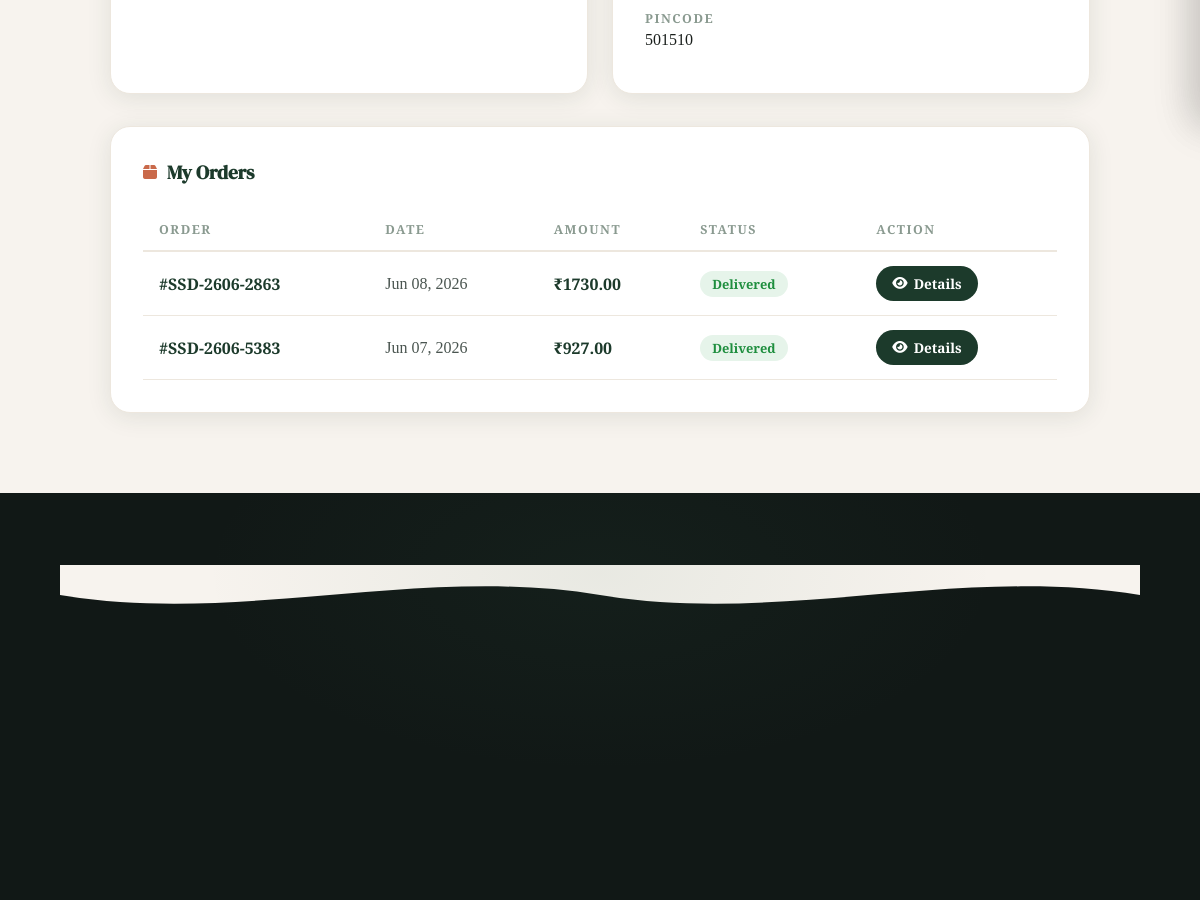
/profile/ (signed in, middle part), run on an earlier commit of the app's database.
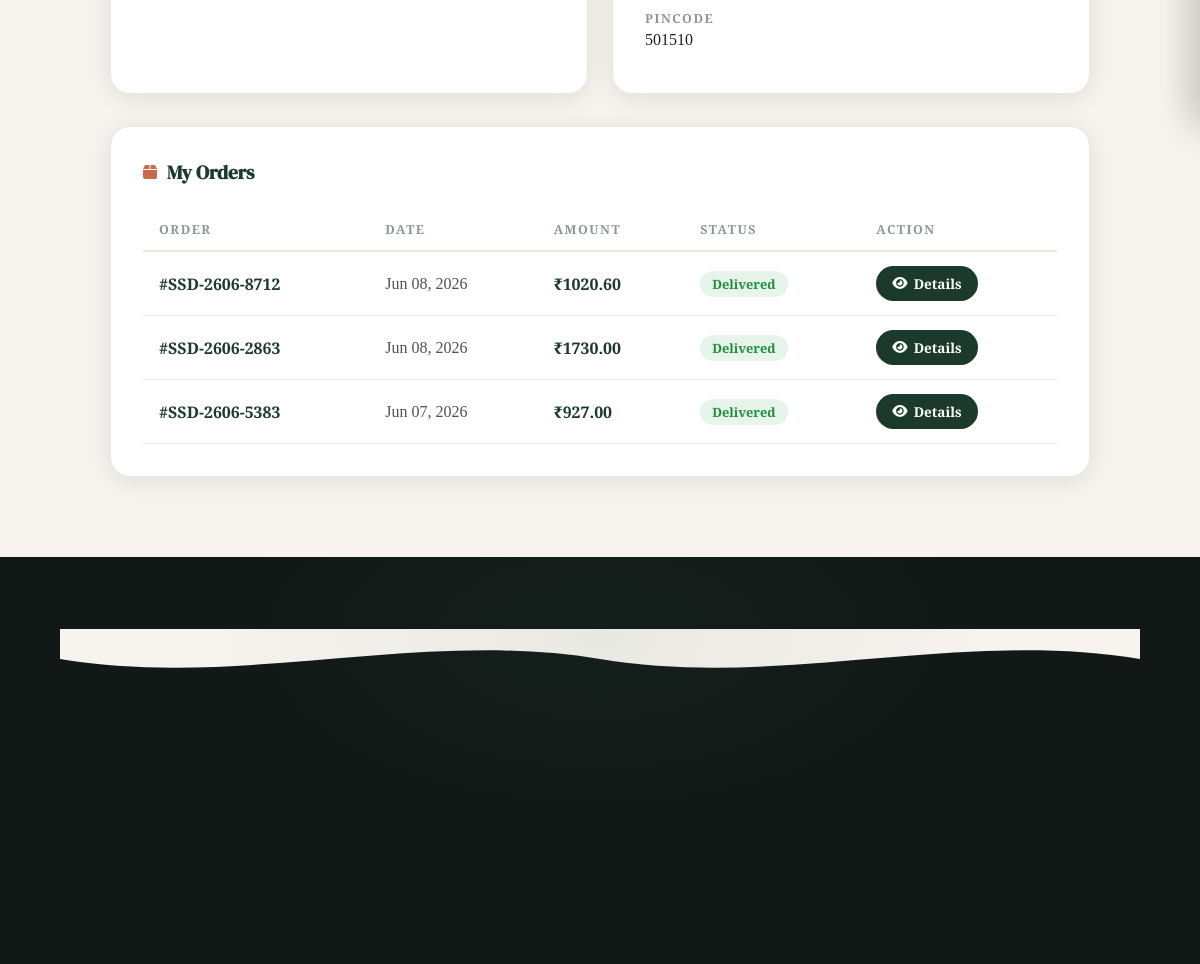
And on a later commit of the database.
### web/models.py (models this page shows, shortened)
class Order(models.Model):
    STATUS_CHOICES = [
        ("Pending",   "Pending"),
        ("Confirmed", "Confirmed"),
        ("Packed",    "Packed"),
        ("Shipped",   "Shipped"),
        ("Delivered", "Delivered"),
        ("Returned", "Returned"),
        ("Cancelled", "Cancelled"),
    ]
    PAYMENT_CHOICES = [
        ("cod",       "Cash On Delivery"),
        ("razorpay",  "Razorpay"),
        ("online",    "Online Payment"),
    ]
    user              = models.ForeignKey(
        User, on_delete=models.CASCADE, related_name="orders"
    )
    order_number = models.CharField(
        max_length=20,
        unique=True,
        blank=True,
        null=True
    )
    total_amount      = models.DecimalField(max_digits=12, decimal_places=2, default=0)
    discount_amount   = models.DecimalField(max_digits=10, decimal_places=2, default=0)
    status            = models.CharField(
        max_length=20, choices=STATUS_CHOICES, default="Pending"
    )
    payment_method    = models.CharField(
        max_length=50, choices=PAYMENT_CHOICES, default="cod", blank=True
    )
    payment_id        = models.CharField(max_length=200, blank=True)
    razorpay_order_id = models.CharField(max_length=200, blank=True)
    address           = models.TextField(blank=True)
    coupon            = models.ForeignKey(
        Coupon, on_delete=models.SET_NULL, null=True, blank=True
    )
    notes             = models.TextField(blank=True)
    tracking_id       = models.CharField(max_length=100, blank=True)
    delivery_partner  = models.CharField(
        max_length=30, choices=DELIVERY_PARTNERS, blank=True, default=""
    )
    shipped_at        = models.DateTimeField(null=True, blank=True)
    delivered_at      = models.DateTimeField(null=True, blank=True)
    created_at        = models.DateTimeField(auto_now_add=True)
    updated_at        = models.DateTimeField(auto_now=True)
    class Meta:
        ordering = ["-created_at"]

### web/views.py (the view)
@login_required
def profile(request):
    user_profile, _ = UserProfile.objects.get_or_create(user=request.user)
    orders   = Order.objects.filter(user=request.user).prefetch_related("items__product").order_by("-id")[:10]
    wishlist = Wishlist.objects.filter(user=request.user).select_related("product").order_by("-added_at")[:6]
    return render(request, "web/profile.html", {
        "profile":  user_profile,
        "orders":   orders,
        "wishlist": wishlist,
    })

### web/context_processors.py (called while the page is built)
def user_profile(request):
    notifications = Notification.objects.filter(is_active=True).order_by("-id")[:5]
    return {"notifications": notifications}

def cart_count(request):
    count = 0
    if request.user.is_authenticated:
        count = sum(
            i.quantity
            for i in CartItem.objects.filter(user=request.user)
        )
    return {
        "cart_count": count
    }

### web/templates/web/profile.html (shortened to what the changed rows need)
{% load static %}
<!DOCTYPE html>
<html lang="en">
<head>
    <link rel="stylesheet" href="https://cdnjs.cloudflare.com/ajax/libs/font-awesome/6.5.1/css/all.min.css">
    <link rel="stylesheet" href="{% static 'css/style.css' %}"><link rel="stylesheet" href="{% static 'css/cartsidebar.css' %}">
</head>
<body data-auth="{% if request.user.is_authenticated %}1{% else %}0{% endif %}">
    <div class="profile-page">
        <div class="orders-table-wrap">
            {% if orders %}
            <div style="overflow-x:auto;">
                <table style="width:100%;border-collapse:collapse;font-family:'Cormorant Garamond',serif;">
                    <thead>
                        <tr style="border-bottom:2px solid var(--ivory-dark);">
                            <th style="padding:12px 16px;text-align:left;font-size:0.78rem;font-weight:700;letter-spacing:1.5px;text-transform:uppercase;color:var(--text-light);">Order</th>
                            <th style="padding:12px 16px;text-align:left;font-size:0.78rem;font-weight:700;letter-spacing:1.5px;text-transform:uppercase;color:var(--text-light);">Date</th>
                            <th style="padding:12px 16px;text-align:left;font-size:0.78rem;font-weight:700;letter-spacing:1.5px;text-transform:uppercase;color:var(--text-light);">Amount</th>
                            <th style="padding:12px 16px;text-align:left;font-size:0.78rem;font-weight:700;letter-spacing:1.5px;text-transform:uppercase;color:var(--text-light);">Status</th>
                            <th style="padding:12px 16px;text-align:left;font-size:0.78rem;font-weight:700;letter-spacing:1.5px;text-transform:uppercase;color:var(--text-light);">Action</th>
                        </tr>
                    </thead>
                    <tbody>
                        {% for order in orders %}
                        <tr style="border-bottom:1px solid var(--ivory-dark);">
                            <td style="padding:14px 16px;font-weight:600;color:var(--forest);">#{{ order.order_number }}</td>
                            <td style="padding:14px 16px;color:var(--text-mid);">{{ order.created_at|date:"M d, Y" }}</td>
                            <td style="padding:14px 16px;font-weight:700;color:var(--forest);">₹{{ order.total_amount }}</td>
                            <td style="padding:14px 16px;">
                                {% if order.status == 'Delivered' %}
                                    <span style="background:#E6F4EA;color:#1E8E3E;padding:4px 12px;border-radius:20px;font-size:0.8rem;font-weight:700;">{{ order.status }}</span>
                                {% elif order.status == 'Cancelled' %}
                                    <span style="background:#FEF2F2;color:#DC2626;padding:4px 12px;border-radius:20px;font-size:0.8rem;font-weight:700;">{{ order.status }}</span>
                                {% elif order.status == 'Pending' %}
                                    <span style="background:#FFFBEB;color:#D97706;padding:4px 12px;border-radius:20px;font-size:0.8rem;font-weight:700;">{{ order.status }}</span>
                                {% else %}
                                    <span style="background:#EFF6FF;color:#3B82F6;padding:4px 12px;border-radius:20px;font-size:0.8rem;font-weight:700;">{{ order.status }}</span>
                                {% endif %}
                            </td>
                            <td style="padding:14px 16px;">
                                <a href="{% url 'order_details' order.id %}" style="background:var(--forest);color:white;padding:8px 16px;border-radius:20px;text-decoration:none;font-size:0.85rem;font-weight:600;display:inline-flex;align-items:center;gap:6px;transition:var(--transition);">
                                    <i class="fas fa-eye"></i> Details
                                </a>
                            </td>
                        </tr>
                        {% endfor %}
                    </tbody>
                </table>
            </div>
            {% endif %}
        </div>
    </div>
{% include "web/_footer.html" %}
</body>
</html>

What changed in the data, as far as the page shows it:
added Order: order_number "SSD-2606-8712", created_at "Jun 08, 2026", total_amount "1020.60", status "Delivered"
